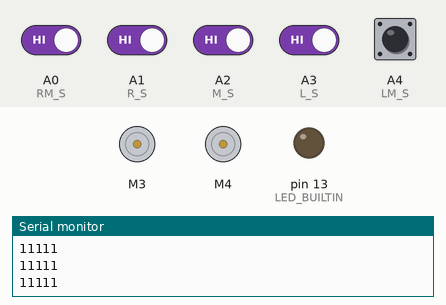
A sketch run on a simulated Arduino Uno, built with avr-gcc and run on an emulated ATmega328P. Shown: 2 × DC motor (green arrow = forward, orange = backward, longer = faster), output pins drawn as LEDs (lit = HIGH), the last lines printed to the serial monitor. Inputs (shaded band) come from the test bench; at power-on: A0 (RM_S), A1 (R_S), A2 (M_S), A3 (L_S), A4 (LM_S) HIGH.

Above: at 1.2 s.
1.3 s: A0 (RM_S) driven LOW
At 2.5 s:
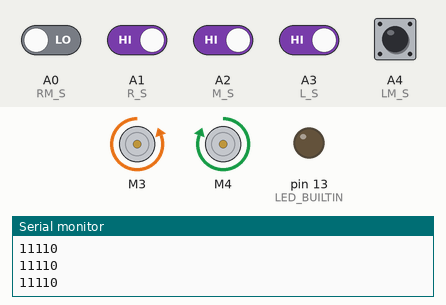
2.8 s: A1 (R_S) driven LOW
At 3.8 s:
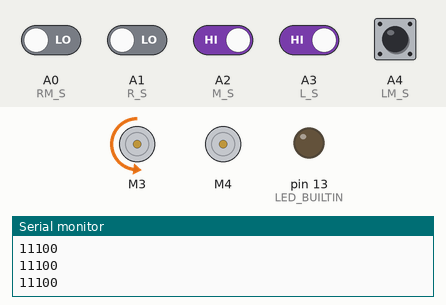
4.3 s: A1 (R_S) driven HIGH
At 4.9 s:
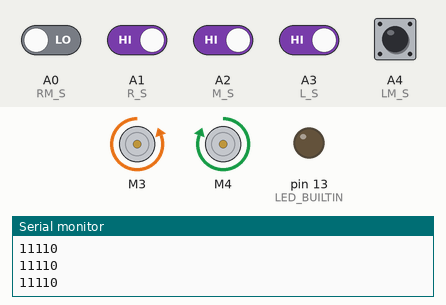
5.8 s: A0 (RM_S) driven HIGH
At 6.1 s:
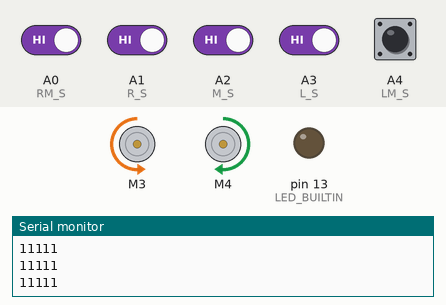
7.3 s: A2 (M_S) driven LOW
At 8.4 s:
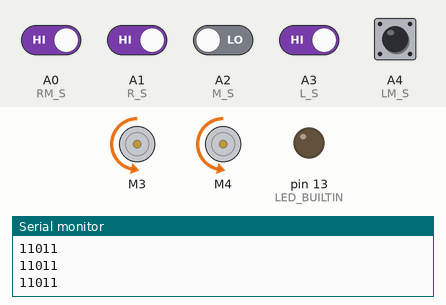
8.8 s: A3 (L_S) driven LOW
At 9.8 s:
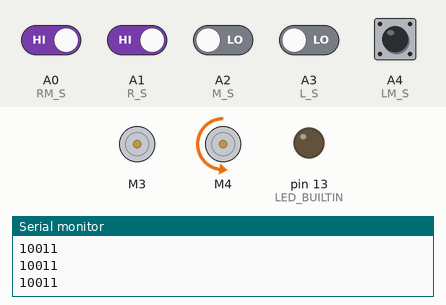
Timing chart, 0 to 11.3 s (numbered marks = the images above; inputs shaded):
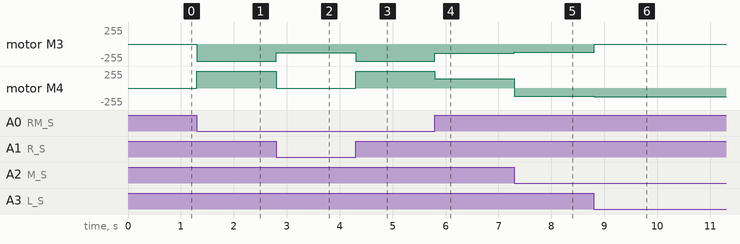

Measured:
- after the input at 1.3 s, motor M3: stopped → backward 255/255 at once; motor M4: stopped → forward 255/255 at once
- after the input at 2.8 s, motor M3: backward 255/255 → backward 130/255 at once; motor M4: forward 255/255 → stopped at once
- after the input at 4.3 s, motor M3: backward 130/255 → backward 255/255 at once; motor M4: stopped → forward 255/255 at once
- after the input at 5.8 s, motor M3: backward 255/255 → backward 140/255 at once; motor M4: forward 255/255 → forward 140/255 at once
- after the input at 7.3 s, motor M3: backward 140/255 → backward 125/255 at once; motor M4: forward 140/255 → backward 125/255 at once
- after the input at 8.8 s, motor M3: backward 125/255 → stopped at once; motor M4: backward 125/255 → backward 130/255 at once

The sketch:

Complex_LFR.ino
```cpp
#include <AFMotor.h>

AF_DCMotor motor3(3);
AF_DCMotor motor4(4);

#define RM_S A0
#define R_S A1
#define M_S A2
#define L_S A3
#define LM_S A4

int lms,ls,ms,rs,rms ;
int check=0;

void setup() {

  Serial.begin(9600);

  pinMode(R_S, INPUT);
  pinMode(M_S, INPUT);
  pinMode(L_S, INPUT);
  pinMode(RM_S, INPUT);
  pinMode(LM_S, INPUT);

  pinMode(LED_BUILTIN, OUTPUT);

}

void loop() {

Serial.print(lms);
Serial.print(ls);
Serial.print(ms);
Serial.print(rs);
Serial.println(rms);

readsensors();
followline();

}

void followline()
{

if (lms==1 && ls==0  && ms==0 && rs==0 && rms==1)
{
 forward();
}
else if (lms==0 && ls==0  && ms==0 && rs==0 && rms==0)
{
 forward();
}
else if (lms==1 && ls==1  && ms==0 && rs==1 && rms==1)
{
 // check=0;
forward();
}
else if (lms==1 && ls==1  && ms==0 && rs==0 && rms==1)
{//check=0;
turnRight();
}
else if (lms==1 && ls==1  && ms==1 && rs==0 && rms==1)
{//check=0;
turnRight();
}

else if (lms==1 && ls==1  && ms==1 && rs==0 && rms==0)
{//check=2;
turnRight();
}
else if (lms==1 && ls==1  && ms==1 && rs==1 && rms==0)
{//check=2;
midturnRight();
}
else if (lms==1 && ls==0  && ms==0 && rs==0 && rms==0)
{//check=2;
turnRight();
}

else if (lms==1 && ls==0  && ms==0 && rs==1 && rms==1)
{//check=0;
turnLeft();
}
else if (lms==1 && ls==0  && ms==1 && rs==1 && rms==1)
{
  //check=0;
turnLeft();
}
else if (lms==0 && ls==0  && ms==1 && rs==1 && rms==1)
{//check=1;
turnLeft();
}
else if (lms==0 && ls==1  && ms==1 && rs==1 && rms==1)
{//check=1;
midturnLeft();
}

  else if (lms == 1 && ls == 1  && ms == 1 && rs == 1 && rms == 1)
  {
    if(check==1)
   {
   // readsensors();
        sharpturnLeft();

  }
  if(check==2)
  {
    //readsensors();
        sharpturnRight();

  }


  }
}

void readsensors(){
  lms = digitalRead(LM_S);
  ls = digitalRead(L_S);
  ms = digitalRead(M_S);
  rs = digitalRead(R_S);
  rms = digitalRead(RM_S);


if(lms==0)
{
  check=1;
}
else if(rms==0)
{
  check=2;
}


}

void forward(){

  motor3.setSpeed(125);
  motor4.setSpeed(125);
  motor3.run(BACKWARD);
  motor4.run(BACKWARD);

}

void turnRight(){

  motor3.setSpeed(130);
  motor4.setSpeed(0);
  motor3.run(BACKWARD);
  motor4.run(RELEASE);

  }


void sharpturnRight(){

  motor3.setSpeed(140);
  motor4.setSpeed(140);

   motor3.run(BACKWARD);
   motor4.run(FORWARD);

  }
  void midturnRight(){

  motor3.setSpeed(255);
  motor4.setSpeed(255);
  motor3.run(BACKWARD);
  motor4.run(FORWARD);


  }

void turnLeft(){

  motor3.setSpeed(0);
  motor4.setSpeed(130);
  motor4.run(BACKWARD);
  motor3.run(RELEASE);

}
void sharpturnLeft(){

  motor3.setSpeed(140);
  motor4.setSpeed(140);

  motor3.run(FORWARD);
  motor4.run(BACKWARD);

}

void midturnLeft(){

  motor3.setSpeed(255);
  motor4.setSpeed(255);
  motor3.run(FORWARD);
  motor4.run(BACKWARD);

}

void stop(){

  motor3.setSpeed(0);
  motor4.setSpeed(0);
  motor3.run(RELEASE);
  motor4.run(RELEASE);

}
```
